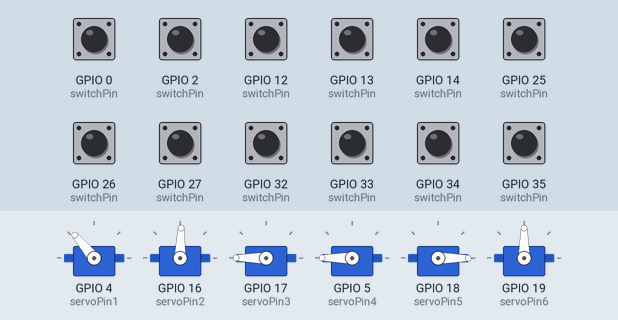
The sketch below on a simulated ESP32. On the bench: 6 × servo. The inputs (shaded band) are chosen by the test bench; at power-on: GPIO 0 (switchPin), GPIO 2 (switchPin), GPIO 12 (switchPin), GPIO 13 (switchPin), GPIO 14 (switchPin), GPIO 25 (switchPin), GPIO 26 (switchPin), GPIO 27 (switchPin), GPIO 32 (switchPin), GPIO 33 (switchPin), GPIO 34 (switchPin), GPIO 35 (switchPin) HIGH. What the sketch prints to the serial monitor is not drawn.

Above: at 1.2 s.
1.3 s: GPIO 2 (switchPin) pulled LOW for 1 s
At 3.4 s:
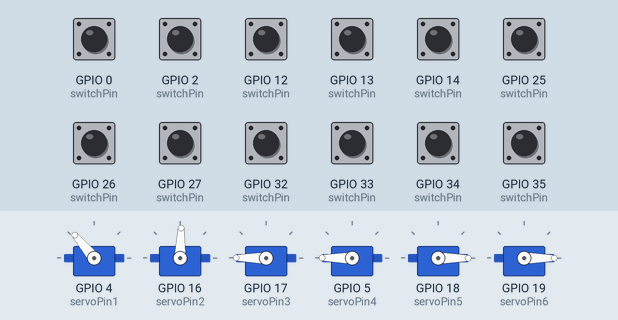
3.8 s: GPIO 33 (switchPin) pulled LOW for 1 s
At 5.9 s:
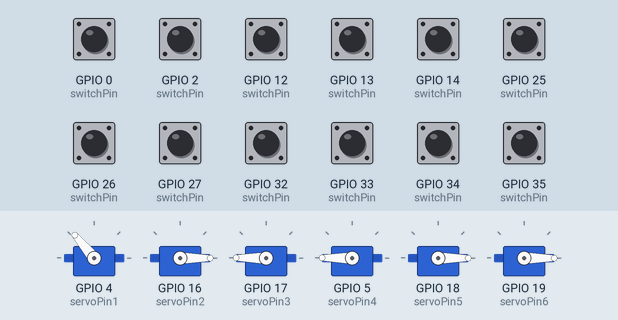
6.3 s: GPIO 34 (switchPin) pulled LOW for 1 s
At 7.6 s:
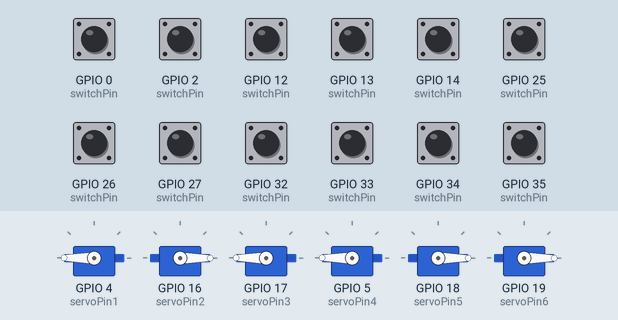
8.8 s: GPIO 14 (switchPin) pulled LOW for 0.15 s
At 9.9 s:
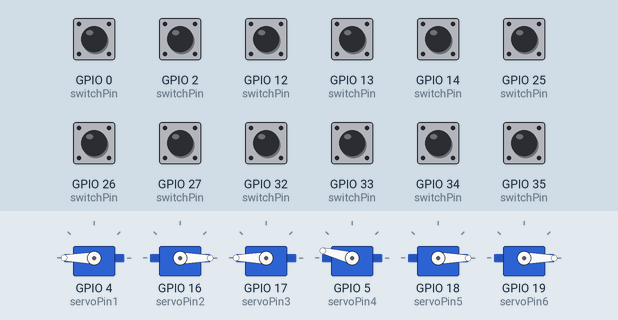
10.4 s: GPIO 26 (switchPin) pulled LOW for 0.15 s
At 11.4 s:
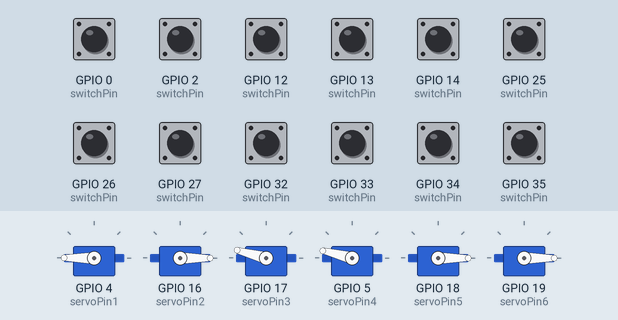
12.0 s: GPIO 27 (switchPin) pulled LOW for 0.15 s
At 12.4 s:
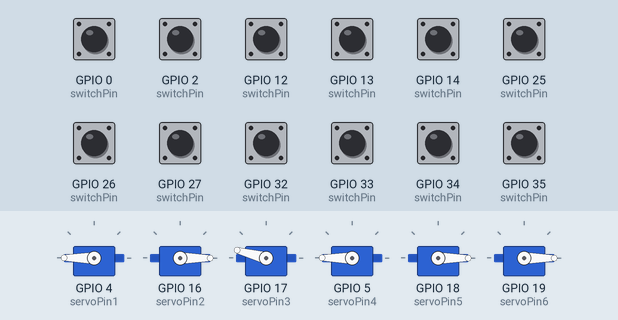
Timing chart, 0 to 14.6 s (numbered marks = the images above; inputs shaded):
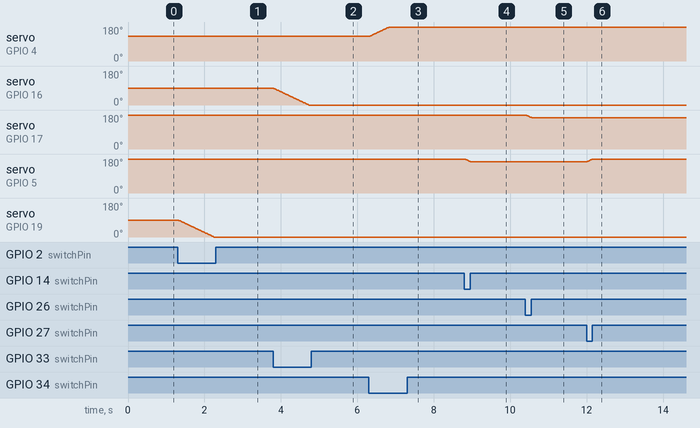

Measured:
- after the input at 1.3 s, servo on GPIO 19 (servoPin6): moves from 90° to 0° over 0.94 s, starting at once
- after the input at 3.8 s, servo on GPIO 16 (servoPin2): moves from 88° to 0° over 0.92 s, starting at once
- after the input at 6.3 s, servo on GPIO 4 (servoPin1): moves from 130° to 180° over 0.52 s, starting at once
- after the input at 8.8 s, servo on GPIO 5 (servoPin4): 180° → 166° at once
- after the input at 10.4 s, servo on GPIO 17 (servoPin3): 180° → 165° at once
- after the input at 12.0 s, servo on GPIO 5 (servoPin4): 166° → 180° at once

The sketch:

Servo_test.ino
```cpp
#include <ESP32Servo.h>
#include "Servo_setup.h"
#include "Switch.h"

void setup() {
  Serial.begin(115200);
  ESP32PWM::allocateTimer(0);
  ESP32PWM::allocateTimer(1);
  ESP32PWM::allocateTimer(2);
  ESP32PWM::allocateTimer(3);
  Servo_setPeriodHertz();
  Servo_attach();
  Swtich_setup();
}

void loop() {
  Switch_judge();
  Switch_debug();

  Servo_range();
  Servo_write();
  Servo_debug();
}
```

Servo_setup.h
```cpp
int minUs = 100;
int maxUs = 3000;

Servo servo1;
Servo servo2;
Servo servo3;
Servo servo4;
Servo servo5;
Servo servo6;
ESP32PWM pwm;

const int servoPin1 = 4;
const int servoPin2 = 16;
const int servoPin3 = 17;
const int servoPin4 = 5;
const int servoPin5 = 18;
const int servoPin6 = 19;
int servoPin[] = { servoPin1, servoPin2, servoPin3, servoPin4,
                   servoPin5, servoPin6 };
int pos[] = { 130, 88, 180, 180, 0, 90 };

void Servo_write() {
  servo1.write(pos[0]);
  servo2.write(pos[1]);
  servo3.write(pos[2]);
  servo4.write(pos[3]);
  servo5.write(pos[4]);
  servo6.write(pos[5]);
}

void Servo_setPeriodHertz() {
  servo1.setPeriodHertz(50);
  servo2.setPeriodHertz(50);
  servo3.setPeriodHertz(50);
  servo4.setPeriodHertz(50);
  servo5.setPeriodHertz(50);
  servo6.setPeriodHertz(50);
}

void Servo_range() {
  for (int i = 0; i < 6; i++) {
    if (pos[i] > 180) {
      pos[i] = 180;
    } else if (pos[i] < 0) {
      pos[i] = 0;
    }
  }
}

void Servo_attach() {
  servo1.attach(servoPin[0], minUs, maxUs);
  servo2.attach(servoPin[1], minUs, maxUs);
  servo3.attach(servoPin[2], minUs, maxUs);
  servo4.attach(servoPin[3], minUs, maxUs);
  servo5.attach(servoPin[4], minUs, maxUs);
  servo6.attach(servoPin[5], minUs, maxUs);
  pwm.attachPin(27, 10000);
}

void Servo_detach() {
  servo1.detach();
  servo2.detach();
  servo3.detach();
  servo4.detach();
  servo5.detach();
  servo6.detach();
  pwm.detachPin(27);
}

void Servo_debug() {
  Serial.print("Servo:");
  Serial.print(pos[0]);
  Serial.print("  |  ");
  Serial.print(pos[1]);
  Serial.print("  |  ");
  Serial.print(pos[2]);
  Serial.print("  |  ");
  Serial.print(pos[3]);
  Serial.print("  |  ");
  Serial.print(pos[4]);
  Serial.print("  |  ");
  Serial.print(pos[5]);
  Serial.println();
}
```

Switch.h
```cpp
const int switch1 = 34;
const int switch2 = 35;
const int switch3 = 32;
const int switch4 = 33;
const int switch5 = 25;
const int switch6 = 26;
const int switch7 = 27;
const int switch8 = 14;
const int switch9 = 12;
const int switch10 = 0;
const int switch11 = 13;
const int switch12 = 2;
int switchPin[] = { switch1, switch2, switch3, switch4, switch5,
                    switch6, switch7, switch8, switch9, switch10,
                    switch11, switch12 };
int switch_interval = 10;

void Swtich_setup() {
  //GPIO 34, 35はINPUT_PULLUPが使えないのでプルアップ抵抗を入れる
  pinMode(switchPin[0], INPUT);
  pinMode(switchPin[1], INPUT);
  for (int i = 2; i < 12; i++) {
    pinMode(switchPin[i], INPUT_PULLUP);
  }
}

void Switch_judge() {
  for (int i = 0; i < 12; i++) {
    if (i % 2 == 0) {
      if (digitalRead(switchPin[i]) == 0) {
        pos[i/2] += 1;
        delay(switch_interval);
      }
    } else {
      if (digitalRead(switchPin[i]) == 0) {
        pos[i/2] -= 1;
        delay(switch_interval);
      }
    }
  }
}

void Switch_debug() {
  for (int i = 0; i < 12; i++) {
    Serial.print(digitalRead(switchPin[i]));
  }
  Serial.println();
}
```
